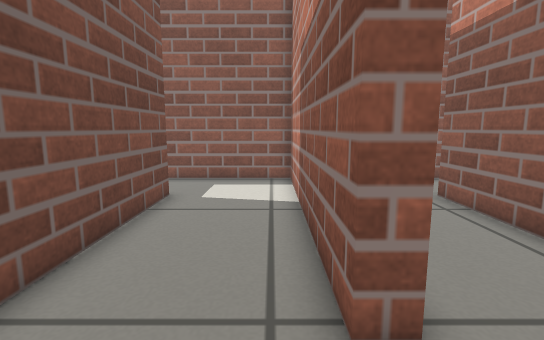
View 1 (above)

15 first-person views from a walk through a Gazebo world. The camera is 0.46 m above the floor, tilts 8° down and sees 85° across. The floor is counted in squares, 0.2 m on a side. Each view is taken from the middle of a square. On the plan, view 1 faces up. The plan holds only what a view shows up to about 18 squares ahead; the rest is blank.

View 2
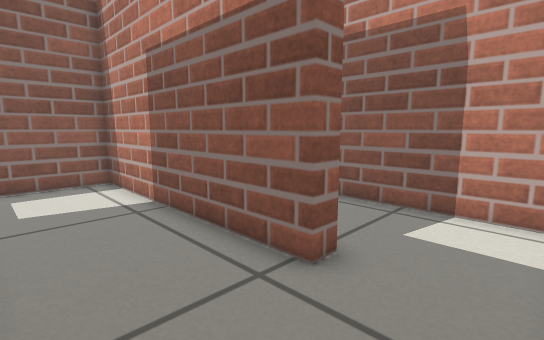

View 3
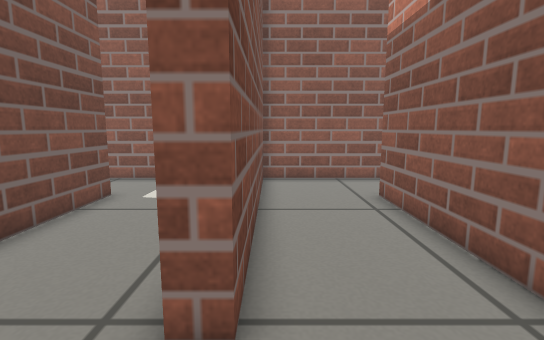

View 4
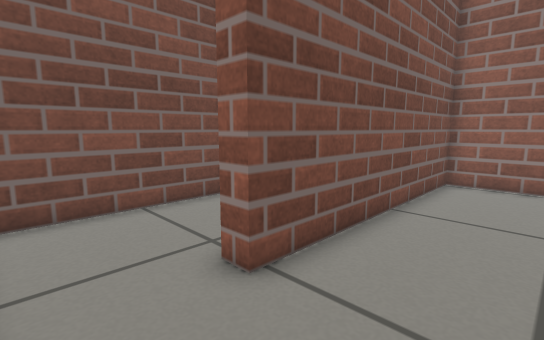

View 5
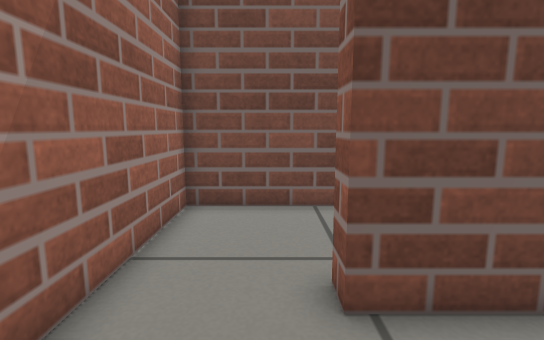

View 6
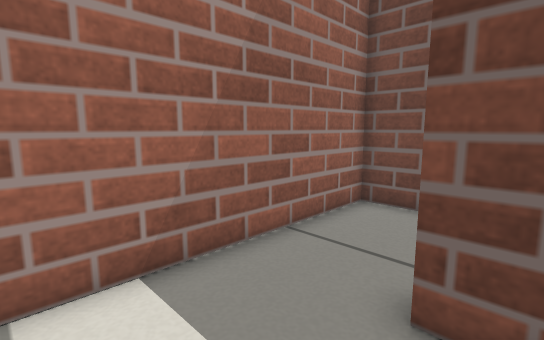

View 7
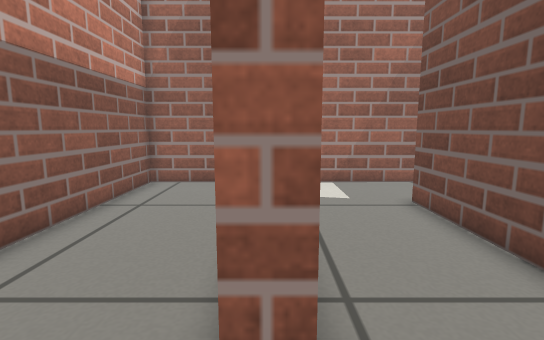

View 8
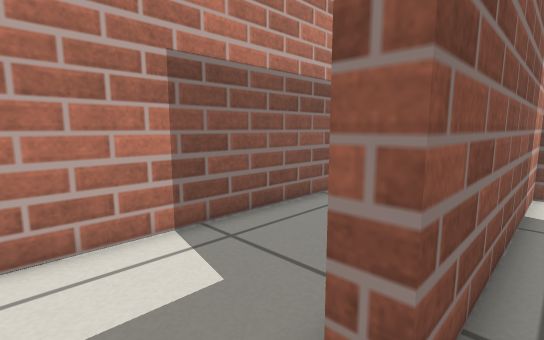

View 9
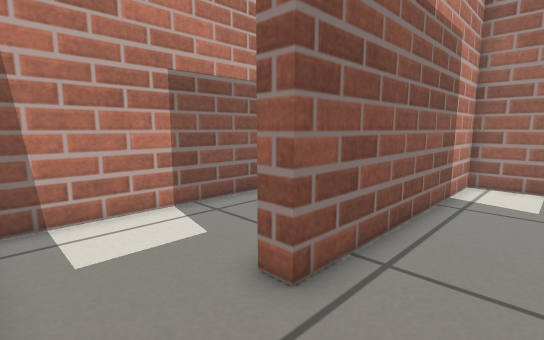

View 10
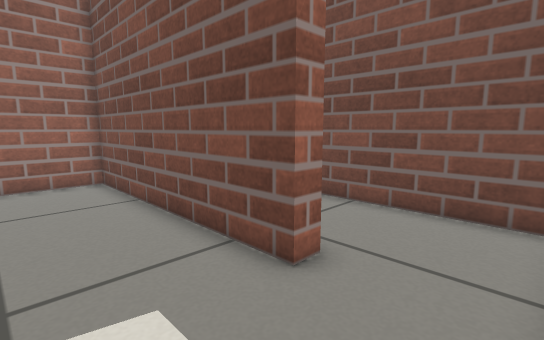

View 11
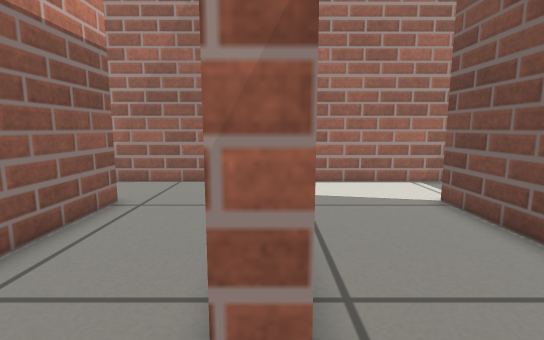

View 12
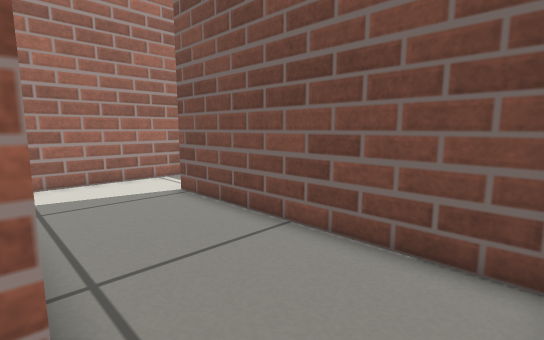

View 13
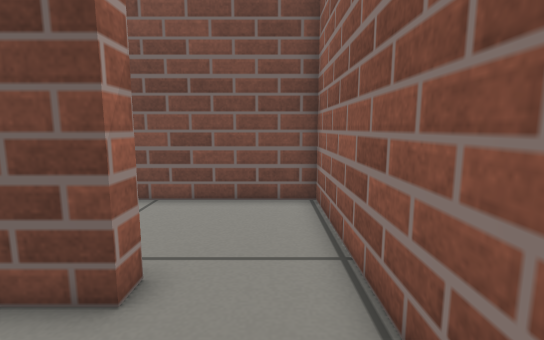

View 14
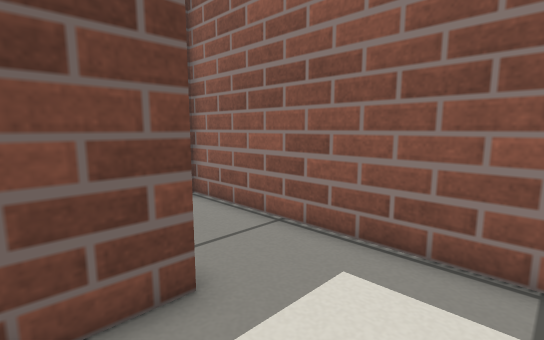

View 15
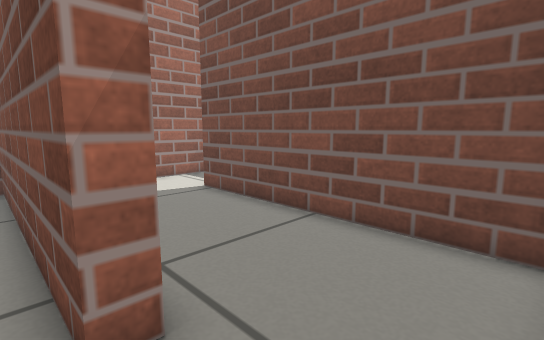

### Floor plan
Points are (right, up) in squares from view 1. A wall is a line through its corners. A room is listed if a view was taken in it or the views show most of it. See-through windows are left out.
Room 1 (views 1, 2, 11, 12, 13, 14, 15)
walls: (-4.4, 10) (-3.5, 10) (-3.5, -0.5) (0.5, -0.5); (0.9, 2.9) (0.9, 13.4) (-4.6, 13.4)
ways out: opening at (1, 1) to room 2; opening at (-4, 12) to room 4
Room 2 (views 3, 4, 5, 6, 8, 9)
walls: (0.5, -0.5) (5.7, -0.5) (5.7, 10); (5.6, 13.4) (1.6, 13.4) (1.6, 2.9) (0.9, 2.9)
ways out: opening at (1, 1) to room 1; opening at (6, 11.5) to room 3
Room 3 (views 7, 10)
walls: (5.7, 10) (6.4, 10) (6.4, -0.5) (11.1, -0.5) (11.1, 12.9); (7.8, 13.4) (5.6, 13.4)
ways out: opening at (6, 11.5) to room 2
Room 4 (no view inside)
walls: (-10.5, -0.6) (-5.3, -0.5); (-4.6, 13.4) (-9.3, 13.4) (-9.3, 2.7)
ways out: opening at (-4, 12) to room 1; opening at (-10, 1)

Positions as (right, up) in squares from view 1, and headings:
1: (0, 0), facing up
2: (-3, 0), facing up-right
3: (2, 0), facing up
4: (5, 0), facing up-left
5: (5, 2), facing left
6: (5, 4), facing down-left
7: (6, 12), facing down
8: (5, 12), facing down-right
9: (3, 13), facing down-right
10: (10, 13), facing down-left
11: (-4, 12), facing down
12: (-4, 13), facing down-left
13: (0, 12), facing left
14: (0, 8), facing up-left
15: (-3, 13), facing down-left
